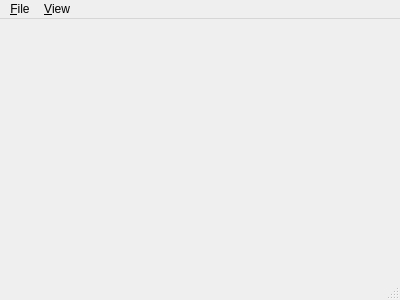
<?xml version="1.0" encoding="UTF-8"?>
<ui version="4.0">
 <class>Connect::MainWindow</class>
 <widget class="QMainWindow" name="Connect::MainWindow">
  <property name="geometry">
   <rect>
    <x>0</x>
    <y>0</y>
    <width>400</width>
    <height>300</height>
   </rect>
  </property>
  <property name="windowTitle">
   <string>Connect Game</string>
  </property>
  <widget class="QWidget" name="centralwidget"/>
  <widget class="QMenuBar" name="menubar">
   <property name="geometry">
    <rect>
     <x>0</x>
     <y>0</y>
     <width>400</width>
     <height>26</height>
    </rect>
   </property>
   <widget class="QMenu" name="menuFile">
    <property name="title">
     <string>&amp;File</string>
    </property>
    <addaction name="action_Record"/>
    <addaction name="action_About"/>
    <addaction name="separator"/>
    <addaction name="action_Quit"/>
   </widget>
   <widget class="QMenu" name="menuView">
    <property name="title">
     <string>&amp;View</string>
    </property>
   </widget>
   <addaction name="menuFile"/>
   <addaction name="menuView"/>
  </widget>
  <widget class="QStatusBar" name="statusbar"/>
  <action name="action_Record">
   <property name="text">
    <string>&amp;Record</string>
   </property>
  </action>
  <action name="action_About">
   <property name="text">
    <string>&amp;About</string>
   </property>
  </action>
  <action name="action_Quit">
   <property name="text">
    <string>&amp;Quit</string>
   </property>
  </action>
 </widget>
 <resources/>
 <connections/>
</ui>
